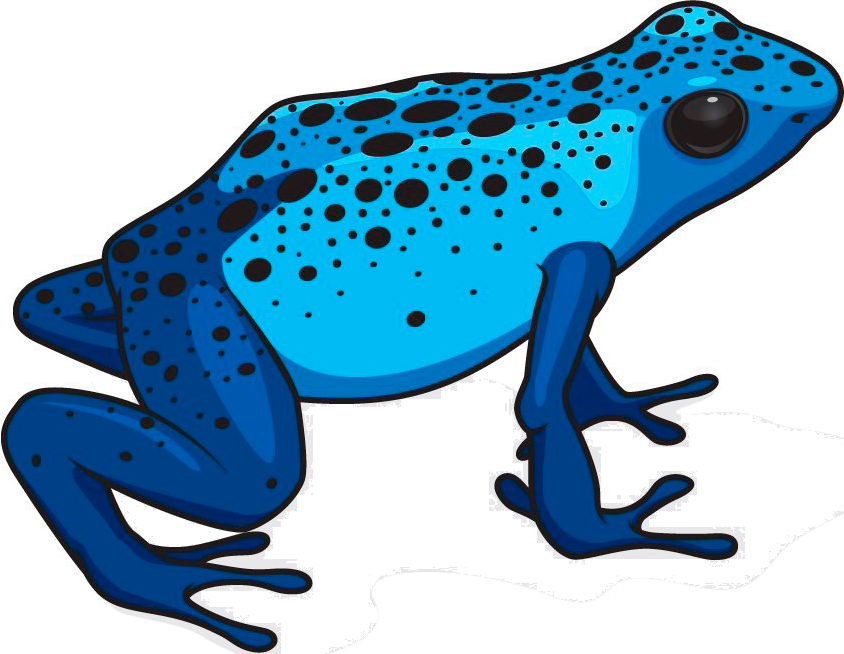
#> input picture model1_blue.png, 844 x 654 px
$ python main.py
#> lines starting #> are read from the running program, lines starting #| are printed output that depends on the picture; long printed decimals are rounded
### color_classification.py
#!/usr/bin/env python

#The MIT License (MIT)
#Copyright (c) 2016 Massimiliano Patacchiola
#
#THE SOFTWARE IS PROVIDED "AS IS", WITHOUT WARRANTY OF ANY KIND, EXPRESS OR IMPLIED, INCLUDING BUT NOT LIMITED TO THE WARRANTIES OF
#MERCHANTABILITY, FITNESS FOR A PARTICULAR PURPOSE AND NONINFRINGEMENT. IN NO EVENT SHALL THE AUTHORS OR COPYRIGHT HOLDERS BE LIABLE FOR ANY
#CLAIM, DAMAGES OR OTHER LIABILITY, WHETHER IN AN ACTION OF CONTRACT, TORT OR OTHERWISE, ARISING FROM, OUT OF OR IN CONNECTION WITH THE
#SOFTWARE OR THE USE OR OTHER DEALINGS IN THE SOFTWARE.

import numpy as np
import cv2

class HistogramColorClassifier:
    """Classifier for comparing an image I with a model M. The comparison is based on color
    histograms. It included an implementation of the Histogram Intersection algorithm.

    The histogram intersection was proposed by Michael Swain and Dana Ballard
    in their paper "Indexing via color histograms".
    Abstract: The color spectrum of multicolored objects provides a a robust,
    efficient cue for indexing into a large database of models. This paper shows
    color histograms to be stable object representations over change in view, and
    demonstrates they can differentiate among a large number of objects. It introduces
    a technique called Histogram Intersection for matching model and image histograms
    and a fast incremental version of Histogram Intersection that allows real-time
    indexing into a large database of stored models using standard vision hardware.
    Color can also be used to search for the location of an object. An algorithm
    called Histogram Backprojection performs this task efficiently in crowded scenes.
    """

    def __init__(self, channels=[0, 1, 2], hist_size=[10, 10, 10], hist_range=[0, 256, 0, 256, 0, 256], hist_type='BGR'):
        """Init the classifier.

        This class has an internal list containing all the models.
        it is possible to append new models. Using the default values
        it extracts a 3D BGR color histogram from the image, using
	10 bins per channel.
        @param channels list where we specify the index of the channel
           we want to compute a histogram for. For a grayscale image,
           the list would be [0]. For all three (red, green, blue) channels,
           the channels list would be [0, 1, 2].
        @param hist_size number of bins we want to use when computing a histogram.
            It is a list (one value for each channel). Note: the bin sizes can
            be different for each channel.
        @param hist_range it is the min-max value of the values stored in the histogram.
            For three channels can be [0, 256, 0, 256, 0, 256], if there is only one
            channel can be [0, 256]
        @param hsv_type Convert the input BGR frame in HSV or GRAYSCALE. before taking
            the histogram. The HSV representation can get more reliable results in
            situations where light have a strong influence.
            BGR: (default) do not convert the input frame
            HSV: convert in HSV represantation
            GRAY: convert in grayscale
        """
        self.channels = channels
        self.hist_size = hist_size
        self.hist_range = hist_range
        self.hist_type = hist_type
        self.model_list = list()
        self.name_list = list()

    def addModelHistogram(self, model_frame, name=''):
        """Add the histogram to internal container. If the name of the object
           is already present then replace that histogram with a new one.

        @param model_frame the frame to add to the model, its histogram
            is obtained and saved in internal list.
        @param name a string representing the name of the model.
            If nothing is specified then the name will be the index of the element.
        """
        if(self.hist_type=='HSV'): model_frame = cv2.cvtColor(model_frame, cv2.COLOR_BGR2HSV)
        elif(self.hist_type=='GRAY'): model_frame = cv2.cvtColor(model_frame, cv2.COLOR_BGR2GRAY)
        elif(self.hist_type=='RGB'): model_frame = cv2.cvtColor(model_frame, cv2.COLOR_BGR2RGB)
        hist = cv2.calcHist([model_frame], self.channels, None, self.hist_size, self.hist_range)
        hist = cv2.normalize(hist, hist).flatten()
        if name == '': name = str(len(self.model_list))
        if name not in self.name_list:
            self.model_list.append(hist)
            self.name_list.append(name)
        else:
            for i in range(len(self.name_list)):
                if self.name_list[i] == name:
                    self.model_list[i] = hist
                    break

    # [13 lines left out: function removeModelHistogramByName, not called in this run]

    def returnHistogramComparison(self, hist_1, hist_2, method='intersection'):
        """Return the comparison value of two histograms.

        Comparing an histogram with itself return 1.
        @param hist_1
        @param hist_2
        @param method the comparison method.
            intersection: (default) the histogram intersection (Swain, Ballard)
        """
        if cv2.__version__.split(".")[0] == '3':
            if(method=="intersection"):
                comparison = cv2.compareHist(hist_1, hist_2, cv2.HISTCMP_INTERSECT)
            elif(method=="correlation"):
                comparison = cv2.compareHist(hist_1, hist_2, cv2.HISTCMP_CORREL)
            elif(method=="chisqr"):
                comparison = cv2.compareHist(hist_1, hist_2, cv2.HISTCMP_CHISQR)
            elif(method=="bhattacharyya"):
                comparison = cv2.compareHist(hist_1, hist_2, cv2.HISTCMP_BHATTACHARYYA)
            else:
                raise ValueError('[DEEPGAZE] color_classification.py: the method specified ' + str(method) + ' is not supported.')
        else:
            if(method=="intersection"):
                comparison = cv2.compareHist(hist_1, hist_2, cv2.HISTCMP_INTERSECT)
            elif(method=="correlation"):
                comparison = cv2.compareHist(hist_1, hist_2, cv2.HISTCMP_CORREL)
            elif(method=="chisqr"):
                comparison = cv2.compareHist(hist_1, hist_2, cv2.HISTCMP_CHISQR)
            elif(method=="bhattacharyya"):
                comparison = cv2.compareHist(hist_1, hist_2, cv2.HISTCMP_BHATTACHARYYA)
            else:
                raise ValueError('[DEEPGAZE] color_classification.py: the method specified ' + str(method) + ' is not supported.')
        return comparison

    def returnHistogramComparisonArray(self, image, method='intersection'):
        """Return the comparison array between all the model and the input image.

        The highest value represents the best match.
        @param image the image to compare
        @param method the comparison method.
            intersection: (default) the histogram intersection (Swain, Ballard)
        @return a numpy array containg the comparison value between each pair image-model
        """
        if(self.hist_type=='HSV'): image = cv2.cvtColor(image, cv2.COLOR_BGR2HSV)
        elif(self.hist_type=='GRAY'): image = cv2.cvtColor(image, cv2.COLOR_BGR2GRAY)
        elif(self.hist_type=='RGB'): image = cv2.cvtColor(image, cv2.COLOR_BGR2RGB)
        comparison_array = np.zeros(len(self.model_list))
        image_hist = cv2.calcHist([image], self.channels, None, self.hist_size, self.hist_range)
        image_hist = cv2.normalize(image_hist, image_hist).flatten()
        counter = 0
        for model_hist in self.model_list:
            comparison_array[counter] = self.returnHistogramComparison(image_hist, model_hist, method=method)
            counter += 1
        return comparison_array

    def returnHistogramComparisonProbability(self, image, method='intersection'):
        """Return the probability distribution of the comparison between
        all the model and the input image. The sum of the elements in the output
        array sum up to 1.

        The highest value represents the best match.
        @param image the image to compare
        @param method the comparison method.
            intersection: (default) the histogram intersection (Swain, Ballard)
        @return a numpy array containg the comparison value between each pair image-model
        """
        comparison_array = self.returnHistogramComparisonArray(image=image, method=method)
        #comparison_array[comparison_array < 0] = 0 #Remove negative values
        comparison_distribution = np.divide(comparison_array, np.sum(comparison_array))
        return comparison_distribution

    # [10 lines left out: function returnBestMatchIndex, not called in this run]

    def returnBestMatchName(self, image, method='intersection'):
        """Return the name of the best match between the image and the internal models.

        @param image the image to compare
        @param method the comparison method.
            intersection: (default) the histogram intersection (Swain, Ballard)
        @return a string representing the name of the best matching model
        """
        comparison_array = self.returnHistogramComparisonArray(image, method=method)
        arg_max = np.argmax(comparison_array)
        return self.name_list[arg_max]

    def returnNameList(self):
        """Return a list containing all the names stored in the model.

        @return: a list containing the name of the models.
        """
        return self.name_list

    # [6 lines left out: function returnSize, not called in this run]

### main.py
import cv2
import numpy as np
import matplotlib.pyplot as plt

from color_classification import HistogramColorClassifier

my_classifier = HistogramColorClassifier(channels=[0, 1, 2],
                                         hist_size=[128, 128, 128],
                                         hist_range=[0, 256, 0, 256, 0, 256],
                                         hist_type='HSV')

model_1 = cv2.imread('model1_blue.png') #Blue Poison Dart Frog
#> model_1 is the input picture: shape (654, 844, 3); mean B, G, R 203.7, 180, 137.2
my_classifier.addModelHistogram(model_1, name="Blue Poison Dart Frog")
#> in addModelHistogram, `if(self.hist_type=='HSV'): model_frame = cv2.cvtColor(model_frame, cv2..`: model_frame: shape (654, 844, 3); mean H, S, V 50, 106.1, 204.4

model_2 = cv2.imread('model2_red.png') #Strawberry Poison Dart Frog
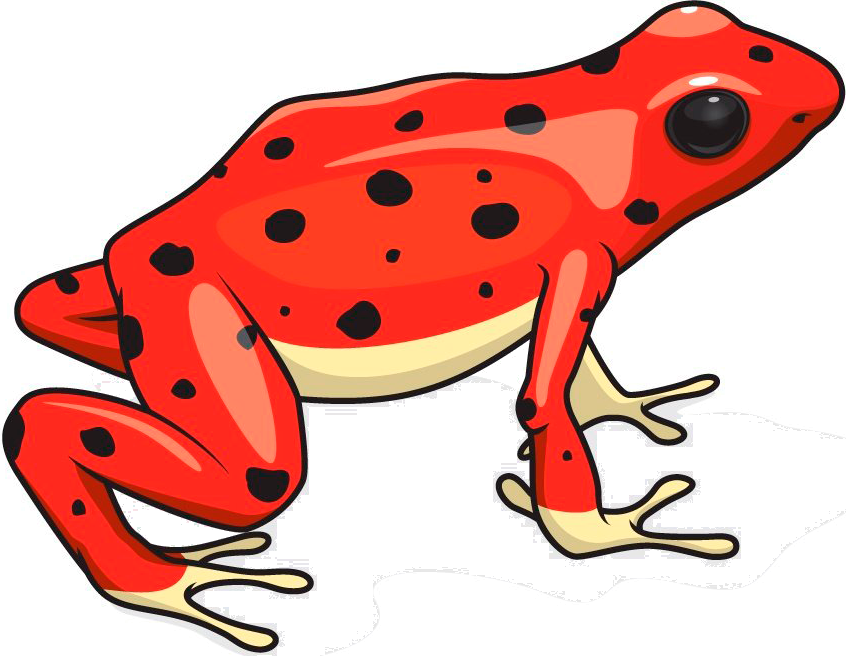
#> input picture model2_red.png, 846 x 656 px
#> model_2 is the input picture: shape (656, 846, 3); mean B, G, R 157.4, 166, 231.4
my_classifier.addModelHistogram(model_2, name="Strawberry Poison Dart Frog")
#> in addModelHistogram (call 2), `if(self.hist_type=='HSV'): model_frame = cv2.cvtColor(model_frame, cv2..`: model_frame: shape (656, 846, 3); mean H, S, V 13.8, 85.5, 231.7

model_3 = cv2.imread('model3_corr.png')
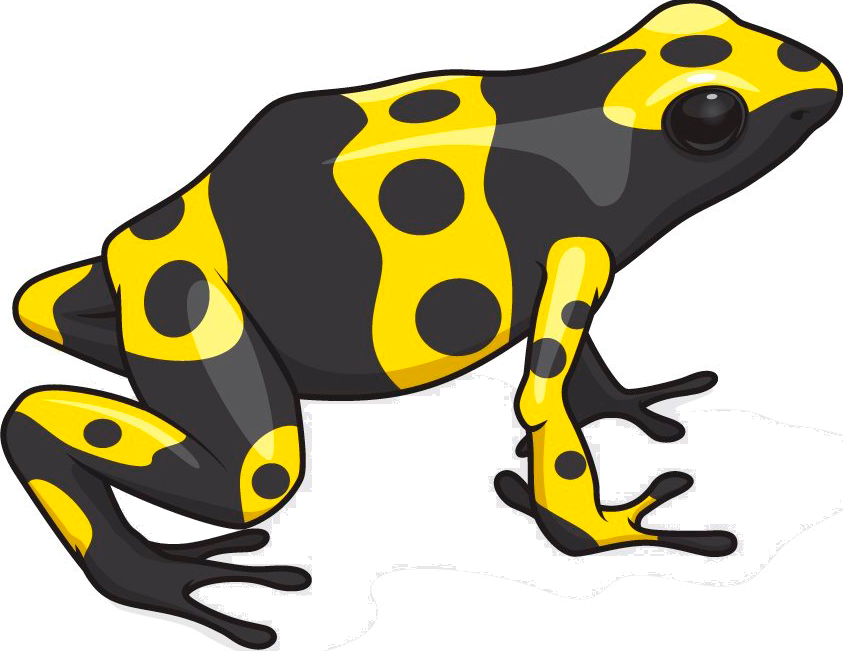
#> input picture model3_corr.png, 843 x 651 px
#> model_3 is the input picture: shape (651, 843, 3); mean B, G, R 153.4, 181.9, 187.4
my_classifier.addModelHistogram(model_3, name="Corroboree Frog")
#> in addModelHistogram (call 3), `if(self.hist_type=='HSV'): model_frame = cv2.cvtColor(model_frame, cv2..`: model_frame: shape (651, 843, 3); mean H, S, V 48.9, 45.9, 187.8

model_4 = cv2.imread('model4_golden.png') #Golden Poison Dart Frog
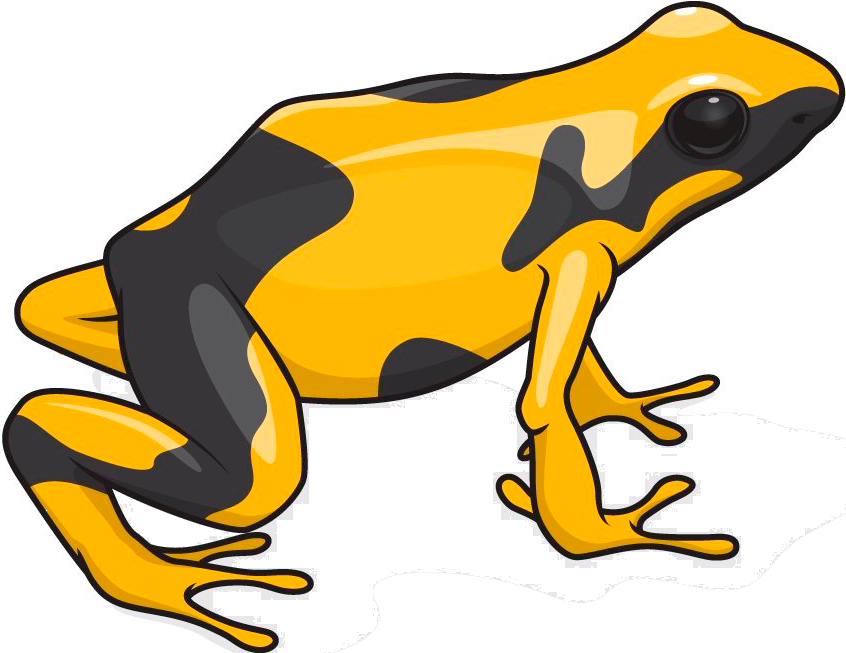
#> input picture model4_golden.png, 846 x 653 px
#> model_4 is the input picture: shape (653, 846, 3); mean B, G, R 149.1, 194, 212.3
my_classifier.addModelHistogram(model_4, name="Golden Poison Dart Frog")
#> in addModelHistogram (call 4), `if(self.hist_type=='HSV'): model_frame = cv2.cvtColor(model_frame, cv2..`: model_frame: shape (653, 846, 3); mean H, S, V 32.1, 74.1, 212.7


image = cv2.imread('test_golden.jpg') #test
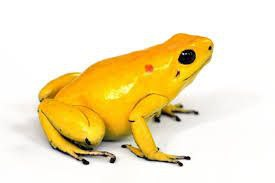
#> input picture test_golden.jpg, 275 x 183 px
#> image is the input picture: shape (183, 275, 3); mean B, G, R 187.7, 228.1, 242.6
comparison_array = my_classifier.returnHistogramComparisonArray(image,
                                                                method="intersection")
#> in returnHistogramComparisonArray, `if(self.hist_type=='HSV'): image = cv2.cvtColor(image, cv2.COLOR_BGR2H..`: image: shape (183, 275, 3); mean H, S, V 18.8, 61.9, 242.8
#> in returnHistogramComparisonArray, `comparison_array = np.zeros(len(self.model_list))`: comparison_array = [0, 0, 0, 0]
#> the loop in returnHistogramComparisonArray, `for model_hist in self.model_list:` made 4 passes
#> comparison in returnHistogramComparison on passes 1 to 4: 0.972, 0.973, 0.981, 1.02
#> after the loop in returnHistogramComparisonArray, `for model_hist in self.model_list:`: comparison_array = [0.972, 0.973, 0.981, 1.02]; counter = 4
#> comparison_array = [0.972, 0.973, 0.981, 1.02]
comparison_array1 = my_classifier.returnHistogramComparisonArray(image,
                                                                method="correlation")
#> the loop in returnHistogramComparisonArray (call 2), `for model_hist in self.model_list:` made 4 passes
#> comparison in returnHistogramComparison on passes 1 to 4: 0.936, 0.925, 0.901, 0.903
#> comparison_array1 = [0.936, 0.925, 0.901, 0.903]
comparison_array2 = my_classifier.returnHistogramComparisonArray(image,
                                                                method="chisqr")
#> comparison_array2 = [1.88, 2.03, 293, 22.42]
comparison_array3 = my_classifier.returnHistogramComparisonArray(image,
                                                                method="bhattacharyya")
#> comparison_array3 = [0.746, 0.745, 0.735, 0.701]

print("Comparison array for intersection method", comparison_array)
#| Comparison array for intersection method [0.9717 0.9734 0.9812  1.020]
print("Comparison array for correlation method", comparison_array1)
#| Comparison array for correlation method [0.9364 0.9246 0.901  0.9029]
print("Comparison array for chisqr method", comparison_array2)
#| Comparison array for chisqr method [  1.885   2.030  293.009  22.421]
print("Comparison array for bhattacharyya method", comparison_array3)
#| Comparison array for bhattacharyya method [0.7462 0.7446 0.7351 0.701]

print("Your frog is: ", my_classifier.returnBestMatchName(image=image))
#> in returnBestMatchName, `comparison_array = self.returnHistogramComparisonArray(image, method=m..`: comparison_array = [0.972, 0.973, 0.981, 1.02]
#> in returnBestMatchName, `arg_max = np.argmax(comparison_array)`: arg_max = 3
#| Your frog is:  Golden Poison Dart Frog

barWidth = 0.25
fig = plt.subplots(figsize=(10, 10))
interseption = my_classifier.returnHistogramComparisonProbability(image, method="intersection")
#> in returnHistogramComparisonProbability, `comparison_array = self.returnHistogramComparisonArray(image=image, me..`: comparison_array = [0.972, 0.973, 0.981, 1.02]
#> in returnHistogramComparisonProbability, `comparison_distribution = np.divide(comparison_array, np.sum(compariso..`: comparison_distribution = [0.246, 0.247, 0.249, 0.258]
#> interseption = [0.246, 0.247, 0.249, 0.258]
plt.bar(my_classifier.returnNameList(), interseption, color='r', width=barWidth)
plt.xlabel('Frog species', fontweight='bold', fontsize=15)
plt.ylabel('Probability', fontweight='bold', fontsize=15)
plt.title("Histogram Comparison Probability")
plt.show()
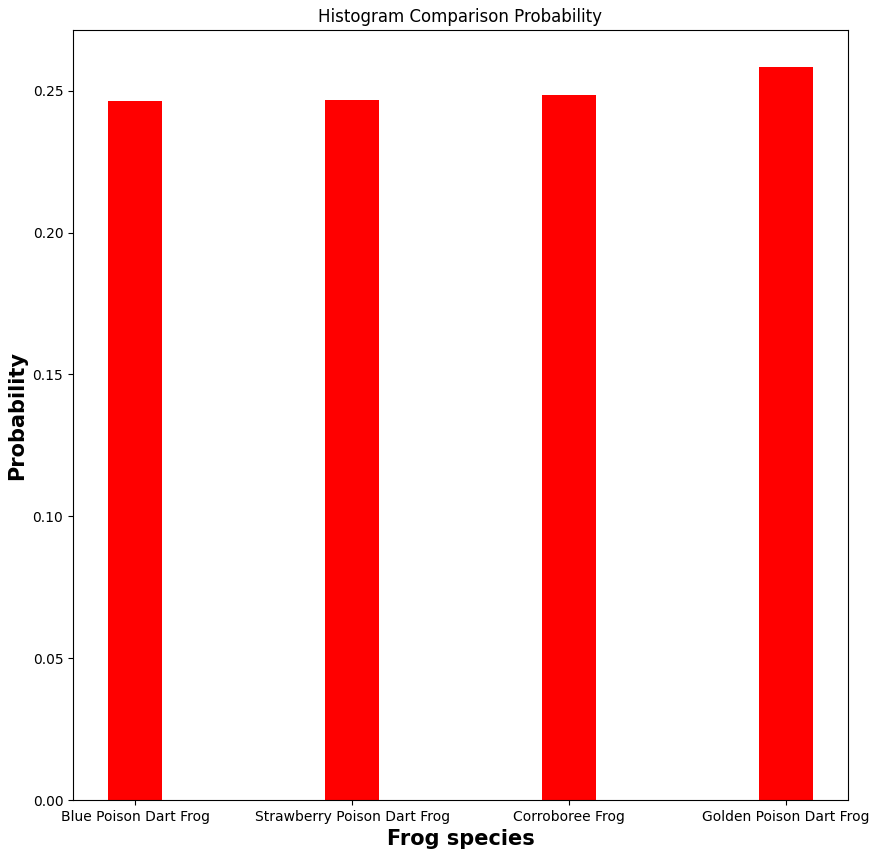
#> figure drawn by matplotlib, 1 panel; tallest bar 0.258 high, from x = 2.88 to 3.12
